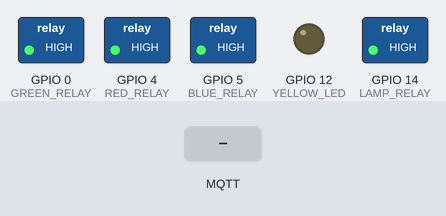
The sketch below on a simulated ESP8266 (NodeMCU). Shown: switched loads named in the sketch (green lamp = pin HIGH), output pins drawn as LEDs (lit = HIGH). Inputs (shaded band) come from the test bench. WiFi joins after 1.5 s; servers stay silent unless stated; no MQTT or app messages arrive unless stated; what the sketch prints to the serial monitor is not drawn.

Above: at 2.7 s.
2.8 s: MQTT message "ON" arrives on the first subscribed topic
At 4.0 s:
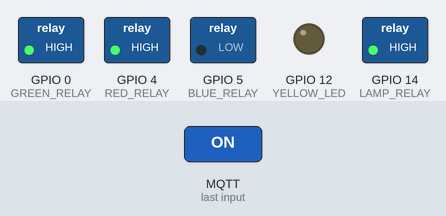
4.3 s: MQTT message "ON" arrives on the second subscribed topic
At 5.3 s:
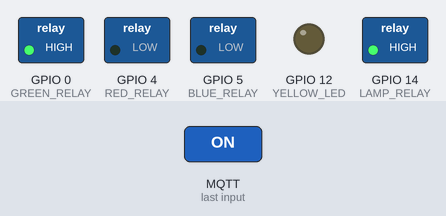
5.8 s: MQTT message "OFF" arrives on the first subscribed topic
At 6.4 s:
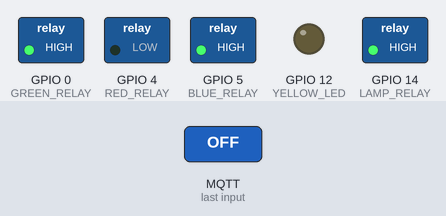
7.3 s: MQTT message "ON" arrives on the third subscribed topic
At 7.6 s:
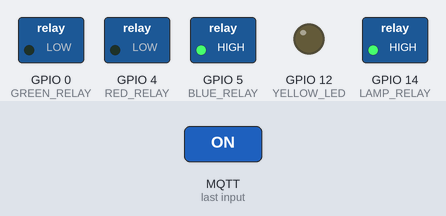
8.8 s: MQTT message "OFF" arrives on the second subscribed topic
At 9.9 s:
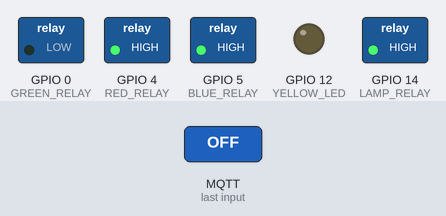
10.3 s: MQTT message "OFF" arrives on the third subscribed topic
At 11.1 s:
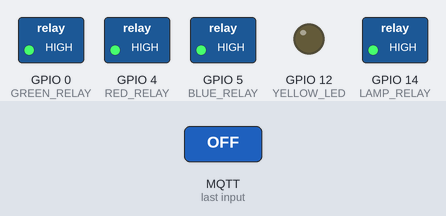
Timing chart, 0 to 12.8 s (numbered marks = the images above; inputs shaded):
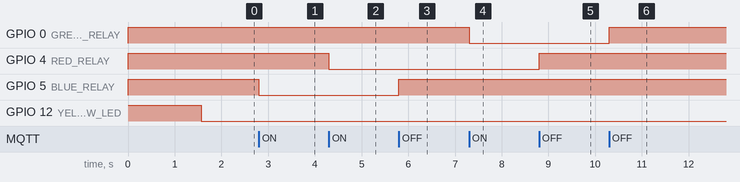

The sketch:

mqtt_relay.ino
```cpp
#include <ESP8266WiFi.h>
#include <PubSubClient.h>

/* MQTT constants */
const char* ssid = "Bruno's universe";
const char* password = "halfmoonrun2017";
const char* mqtt_server = "192.168.1.2";// Your PC IP address

WiFiClient espClient;
PubSubClient client(espClient);

const int YELLOW_LED = 12;

const int BLUE_RELAY = 5;
const int RED_RELAY = 4;
const int GREEN_RELAY = 0;
const int LAMP_RELAY = 14;

const char blueRelayTopic[] = "BLUE_RELAY";
const char redRelayTopic[] = "RED_RELAY";
const char greenRelayTopic[] = "GREEN_RELAY";
const char lampRelayTopic[] = "LAMP_RELAY";
const char allRelayTopic[] = "ALL_RELAY";

static void initRelays(void)
{
   pinMode(BLUE_RELAY, OUTPUT);
   pinMode(RED_RELAY, OUTPUT);
   pinMode(GREEN_RELAY, OUTPUT);
   pinMode(LAMP_RELAY, OUTPUT);
}

static void turnOffAllRelays(void)
{
  digitalWrite(BLUE_RELAY, HIGH);
  digitalWrite(RED_RELAY, HIGH);
  digitalWrite(GREEN_RELAY, HIGH);
  digitalWrite(LAMP_RELAY, HIGH);
}

void setup() {
  pinMode(YELLOW_LED, OUTPUT);     // Initialize the BUILTIN_LED pin as an output
  digitalWrite(YELLOW_LED, HIGH);
  initRelays();
  turnOffAllRelays();

  Serial.begin(115200);
  // Start the wifi and mqtt
  setup_wifi();
  client.setServer(mqtt_server, 1883);
  client.setCallback(callback);
}

void setup_wifi() {

  delay(10);
  // We start by connecting to a WiFi network
  Serial.println();
  Serial.print("Connecting to ");
  Serial.println(ssid);

  WiFi.begin(ssid, password);

  while (WiFi.status() != WL_CONNECTED) {
    delay(500);
    Serial.print(".");
  }

  Serial.println("");
  Serial.println("WiFi connected");
  Serial.println("IP address: ");
  Serial.println(WiFi.localIP());
}

static void controlRelay(String command, int pin)
{
  if(command == "ON")
    digitalWrite(pin, LOW);
  else if(command == "OFF")
    digitalWrite(pin, HIGH);
}

static void processNewCommand(String topic, String command)
{
  if(topic == blueRelayTopic)
    controlRelay(command, BLUE_RELAY);
  else if(topic == redRelayTopic)
    controlRelay(command, RED_RELAY);
  else if(topic == greenRelayTopic)
    controlRelay(command, GREEN_RELAY);
  else if(topic == lampRelayTopic)
    controlRelay(command, LAMP_RELAY);
  else if(topic == allRelayTopic)
  {
    //controlRelay(command, BLUE_RELAY);
    controlRelay(command, RED_RELAY);
    controlRelay(command, GREEN_RELAY);
    controlRelay(command, LAMP_RELAY);
  }
}

static String parseMessage(byte* payload, unsigned int length)
{
  String message = "";

  for (int i = 0; i < length; i++)
    message+=(char)payload[i];

  return message;
}
void callback(char* topic, byte* payload, unsigned int length) {

  Serial.print("Message arrived in topic: ");
  Serial.println(topic);

  String command = parseMessage(payload, length);

  Serial.print("Message: ");
  Serial.println(command);
  processNewCommand((String)topic, command);
}

void reconnect() {
  // Loop until we're reconnected
  while (!client.connected()) {
    Serial.print("Attempting MQTT connection...");
    // Attempt to connect
    if (client.connect("ESP8266Client")) {
      Serial.println("connected");
      // ... and resubscribe
      client.subscribe(blueRelayTopic);
      client.subscribe(redRelayTopic);
      client.subscribe(greenRelayTopic);
      client.subscribe(lampRelayTopic);
      client.subscribe(allRelayTopic);
      digitalWrite(YELLOW_LED, LOW);
    } else {
      Serial.print("failed, rc=");
      Serial.print(client.state());
      Serial.println(" try again in 5 seconds");
      // Wait 5 seconds before retrying
      delay(5000);
    }
  }
}

void loop() {

  if (!client.connected())
    reconnect();

  client.loop();
}
```

Measured:
- after the input at 2.8 s, GPIO 5 (BLUE_RELAY): HIGH → LOW at once
- after the input at 4.3 s, GPIO 4 (RED_RELAY): HIGH → LOW at once
- after the input at 5.8 s, GPIO 5 (BLUE_RELAY): LOW → HIGH at once
- after the input at 7.3 s, GPIO 0 (GREEN_RELAY): HIGH → LOW at once
- after the input at 8.8 s, GPIO 4 (RED_RELAY): LOW → HIGH at once
- after the input at 10.3 s, GPIO 0 (GREEN_RELAY): LOW → HIGH at once
